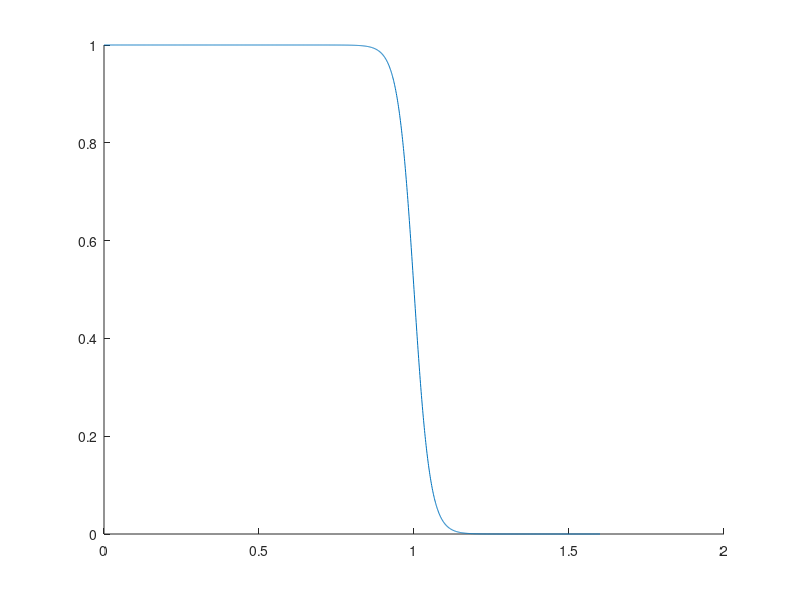

This chart was generated by the following MATLAB code: (Note: this script raises an error after producing the figure.)
k = 8.617332478 * 10^(-5);

E = 0:0.001:1.6;
E_F = 1;

T = 300;

f = 1./(1 + exp((E - E_F)/(k * T)));

fig = figure;
hold on;
plot(E,f);

ax = gca;
ax.TickLabelInterpreter = 'latex';
ax.XTick = [0,E_F,1.6];
ax.YTick = [0,1/2,1];
ax.XTickLabel = {'$0$','$E_F = 1$','$1.6$'};
ax.YTickLabel = {'$0$','$\frac{1}{2}$','$1$'};

xlabel('$E (\mathrm{eV})$','Interpreter','latex','FontSize',14);
ylabel('$f(E)$','Interpreter','latex','FontSize',14);

set(fig,'Units','Inches');
pos = get(fig,'Position');
set(fig,'PaperPositionMode','Auto','PaperUnits','Inches','PaperSize',[pos(3), pos(4)]);

%matlab2tikz('graphical_solution_for_allowed_energy_levels_for_even_wave_functions_in_finite_potential_well.tikz')

print(fig,'fermi_function','-dpdf','-r0')

E = 0:0.2:1.6;
f = 1./(1 + exp((E - E_F)/(k * T)));
T = table(transpose(E),transpose(f))
writetable(T);

close all; clear; clc;
